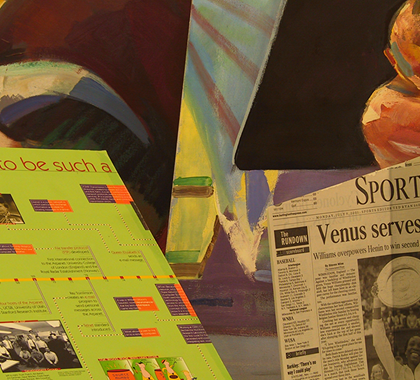
#> input picture data/flowTestSet/frame11-0.png, 420 x 380 px, found by its file name
$ jupyter execute --allow-errors OFComparison.ipynb   (text cells are left out)
#> lines starting #> are read from the running program, lines starting #| are printed output that depends on the picture; pictures that were not available may be replaced by others from this repository, and a replacement may not be noted
### src/flownet2/test.py
import time
import argparse
import os
from ..net import Mode
from .flownet2 import FlowNet2

FLAGS = None


# [12 lines left out: function main, not called in this run]

def testInit(checkpoint):
    print('start initialization')
    net = FlowNet2(mode=Mode.TEST)
    net.testInit(checkpoint)
    return net


def fn2Opflow(net, input_a, input_b):
    #net = FlowNet2(mode=Mode.TEST)
    return net.fn2Opflow(input_a, input_b)

# [37 lines that do not run on import are left out]

### src/openCVCompare/OFComparison.ipynb
[cell 1]
import time
import cv2
import os
import sys
import numpy as np
from matplotlib import pyplot as plt

sys.path.append('../../')
from src.flowlib import flow_to_image, evaluate_flow_file, show_flow, write_flow
#from src.net import Mode
#from src.flownet2.flownet2 import FlowNet2
from src.flownet2.test import testInit, fn2Opflow

[cell 2]
pathTosfOutput = '/hdd/SMILE/segmentation/flownet2-tf/data/testOutput/sfOutput/'
pathTofbOutput = '/hdd/SMILE/segmentation/flownet2-tf/data/testOutput/fbOutput/'
pathTofn2Output = '/hdd/SMILE/segmentation/flownet2-tf/data/testOutput/fn2Output/'
fn2TestInput = '/hdd/SMILE/segmentation/flownet2-tf/data/fn2TestInput/'
pathofTestSet = '/hdd/SMILE/segmentation/flownet2-tf/data/flowTestSet/'
pathToGTFolder = '/hdd/SMILE/segmentation/flownet2-tf/data/flowGT/'

[cell 3]
def showFlow(directory):
    for filename in os.listdir(directory):
        if filename.startswith('.'):
            continue
        show_flow(directory+filename)
        print (directory+filename)

[cell 4]
def aveEPE(GTFolder, predictFolder):
	totalEPE = 0.0
	for filename in os.listdir(GTFolder):
		if filename.startswith('.'):
			continue
		epe = evaluate_flow_file(GTFolder+filename, predictFolder+filename)
		totalEPE += epe
	print("average end point error over 8 tests: {}".format(totalEPE/8))

[cell 5]
# epe = evaluate_flow_file(pathToGTFolder+'frame8.flo', pathTosfOutput+'frame8.flo')
# print(epe)

[cell 6]
checkpoint = '/hdd/SMILE/segmentation/flownet2-tf/checkpoints/FlowNet2/flownet-2.ckpt-0'

filename1 = '/hdd/SMILE/segmentation/flownet2-tf/data/flowTestSet/frame11-0.png'
filename2 = '/hdd/SMILE/segmentation/flownet2-tf/data/flowTestSet/frame11-1.png'

img1 = cv2.imread(filename1)
#> img1 is the input picture: shape (380, 420, 3); mean B, G, R 50.6, 100.4, 122.9
img2 = cv2.imread(filename2)
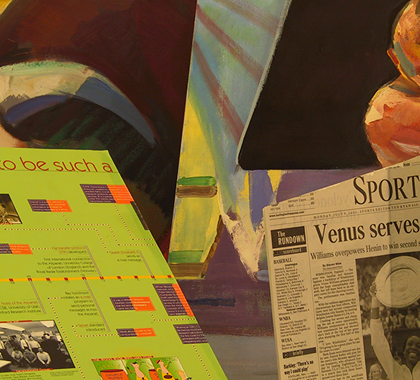
#> input picture data/flowTestSet/frame11-1.png, 420 x 380 px, found by its file name
#> img2 is the input picture: shape (380, 420, 3); mean B, G, R 50.4, 100.9, 122.9

#> (the rest of this cell did not finish here and is left out)

[cell 7]
def testFBImages(directory):
	totalTime = 0.0
	for i in range(12):
		i = i+1;
		fileinput = directory+'frame'+str(i)
		filename1 = fileinput+'-0.png'
		img1 = cv2.imread(filename1)
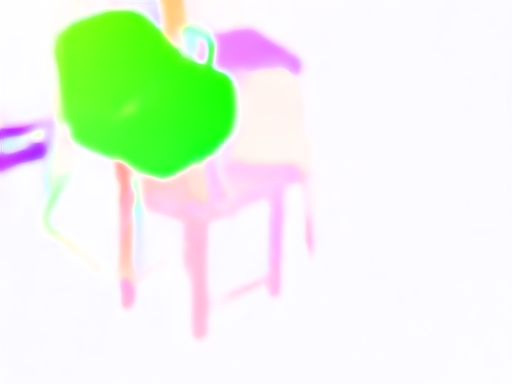
#> input picture flow-4d417f28-b49e-4322-b7e7-1f71beba9c9b.png, 512 x 384 px, given in place of frame1-0.png, which was not available
#> img1 is the input picture: shape (384, 512, 3); mean B, G, R 227.8, 245.5, 232.6
		print(filename1)
		filename2 = fileinput+'-1.png'
		print(filename2)
		img2 = cv2.imread(filename2)
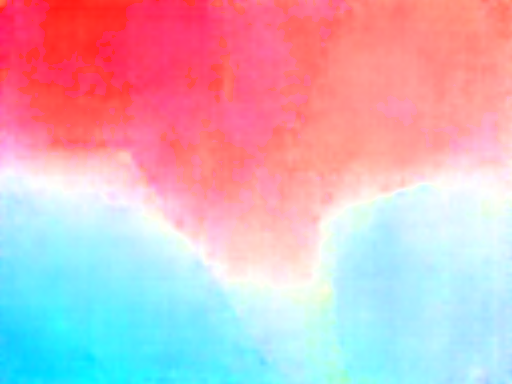
#> input picture flow-d506c1b1-d3b4-4117-b7d9-88bdcc7185d0.png, 512 x 384 px, given in place of frame1-1.png, which was not available
#> img2 is the input picture: shape (384, 512, 3); mean B, G, R 192.4, 180.8, 213.4
		gray1 = cv2.cvtColor(img1,cv2.COLOR_BGR2GRAY)
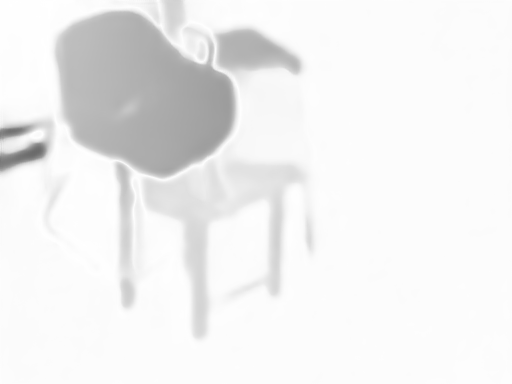
#> gray1: shape (384, 512); min 106, max 255, mean 239.7
		gray2 = cv2.cvtColor(img2,cv2.COLOR_BGR2GRAY)
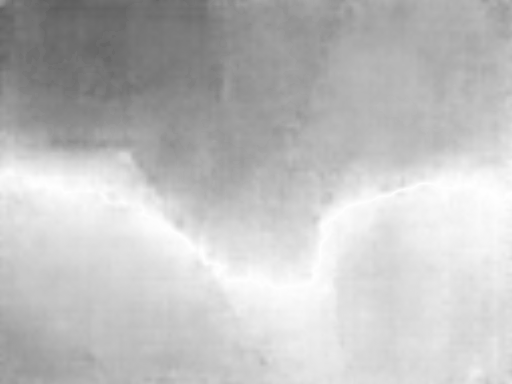
#> gray2: shape (384, 512); min 94, max 255, mean 191.8
		start = time.time()
		flow = cv2.calcOpticalFlowFarneback(gray1,gray2, None, 0.5, 3, 15, 3, 5, 1.2, 0)
		duration = time.time()-start
		totalTime += duration
		outputFile = pathTofbOutput+'frame'+str(i)+'.flo'
		print('writing to {}'.format(outputFile))
		cv2.optflow.writeOpticalFlow(outputFile, flow)
	print('average runtime over 12 iterations: {}'.format(totalTime/12.0))

#> (a cell that did not finish here is left out)

[cell 9]
aveEPE(pathToGTFolder, pathTofbOutput)
#> (the call stopped at in aveEPE, `epe = evaluate_flow_file(GTFolder+filename, predictFolder+filename)`: src is not available in this run)

[cell 10]
def testSFImages(directory):
	totalTime = 0.0
	for i in range(12):
		i = i+1;
		fileinput = directory+'frame'+str(i)
		filename1 = fileinput+'-0.png'
		img1 = cv2.imread(filename1)
		print(filename1)
		filename2 = fileinput+'-1.png'
		print(filename2)
		img2 = cv2.imread(filename2)

		start = time.time()
		flow = cv2.optflow.calcOpticalFlowSF(img1, img2, 3, 2, 4, 4.1, 25.5, 18, 55.0, 25.5, 0.35, 18, 55.0, 25.5, 10);
		duration = time.time()-start
		totalTime += duration

		outputFile = pathTosfOutput+'frame'+str(i)+'.flo'
		print('writing to {}'.format(outputFile))
		cv2.optflow.writeOpticalFlow(outputFile, flow)
	print('average runtime over 12 iterations: {}'.format(totalTime/12.0))

#> (a cell that did not finish here is left out)

[cell 12]
def resizeFN2InputImages(directory):
    for i in range(12):
        i = i+1;
        fileinput = directory+'frame'+str(i)
        filename1 = fileinput+'-0.png'
        print(filename1)
        filename2 = fileinput+'-1.png'
        print(filename2)

        img1, top1, left1 = resizeImageFile(filename1)
        img2, top2, left2 = resizeImageFile(filename2)

        outputFile1 = fn2TestInput+'frame'+str(i)+'-0.png'
        outputFile2 = fn2TestInput+'frame'+str(i)+'-1.png'

        print('new size is {}'.format(img1.shape))
        print('writing to {}'.format(outputFile1))

        cv2.imwrite(outputFile1, img1)
        cv2.imwrite(outputFile2, img2)

#> (a cell that did not finish here is left out)

[cell 14]
def testFN2Images(directory):
    checkpoint = '/hdd/SMILE/segmentation/flownet2-tf/checkpoints/FlowNet2/flownet-2.ckpt-0'
    net = testInit(checkpoint)

    totalTime = 0.0
    for i in range(12):
        i = i+1;
        fileinput = directory+'frame'+str(i)
        filename1 = fileinput+'-0.png'
        img1 = cv2.imread(filename1)
        print(filename1)
        filename2 = fileinput+'-1.png'
        print(filename2)
        img2 = cv2.imread(filename2)
        start = time.time()
        flow = fn2Opflow(net, img1, img2)
        duration = time.time()-start
        totalTime += duration

        outputFile = pathTofn2Output+'frame'+str(i)+'.flo'
        print('writing to {}'.format(outputFile))
        cv2.optflow.writeOpticalFlow(outputFile, flow)
    print('average runtime over 12 iterations: {}'.format(totalTime/12.0))

[cell 15]
testFN2Images(pathofTestSet)
#> (the call stopped at in testInit, `net = FlowNet2(mode=Mode.TEST)`: src is not available in this run)

[cell 16]
aveEPE(pathToGTFolder, pathTofn2Output)
#> (the call stopped at in aveEPE, `epe = evaluate_flow_file(GTFolder+filename, predictFolder+filename)`: src is not available in this run)

#> (a cell that did not finish here is left out)

#> (a cell that did not finish here is left out)

#> (a cell that did not finish here is left out)

[cell 20]
showFlow(pathToGTFolder)
